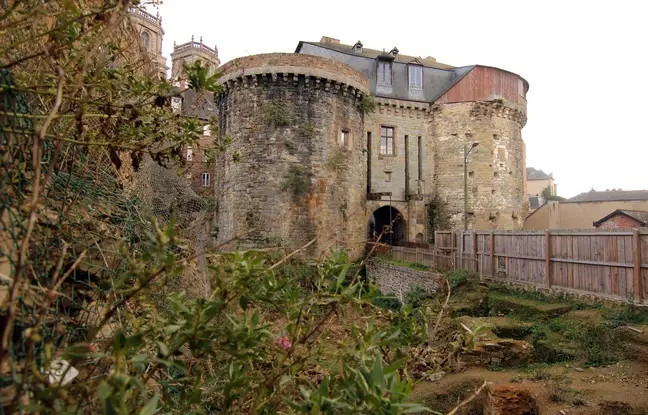
#> input picture OSINT/Find Me.jpg, 648 x 415 px
$ python scramble.py '../../OSINT/Find Me.jpg'
#> lines starting #> are read from the running program, lines starting #| are printed output that depends on the picture
import numpy as np
import cv2
import sys

"""
EGGMAN'S RANSOMWARE.
I LIKE EGGS, ESPECIALLY SCRAMBLED ONES.
LET'S SEE HOW YOU LIKE YOUR SCRAMBLED PICTURES !
"""

def scramble(image):
    # 420 EGGS !
#> called with image = '../../OSINT/Find Me.jpg'
    np.random.seed(420)

    # Image dimensions : 1280x720
    to_hide = cv2.imread(image)
#> to_hide is the input picture: shape (415, 648, 3); mean B, G, R 93.3, 114.7, 127.2
    to_hide_array = np.asarray(to_hide)

    for i in range(to_hide_array.shape[0]):
        np.random.shuffle(to_hide_array[i])

    gray = cv2.cvtColor(to_hide_array, cv2.COLOR_BGR2GRAY)
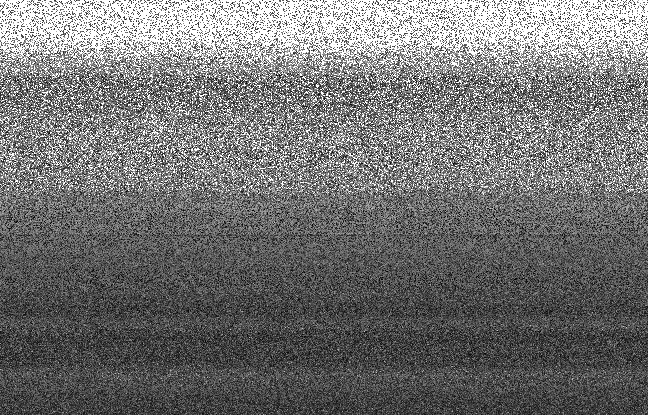
#> gray: shape (415, 648); min 0, max 255, mean 116
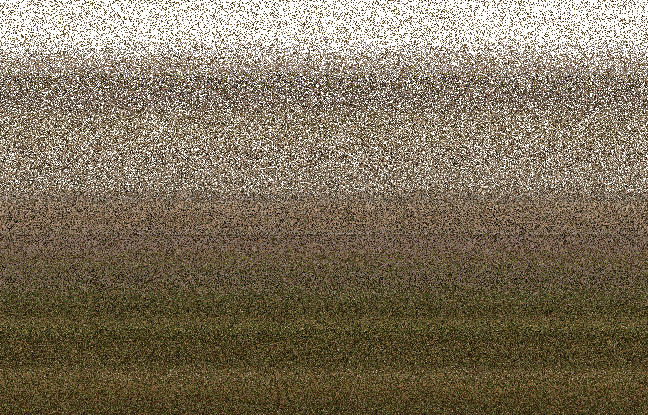
#> to_hide_array: shape (415, 648, 3); mean B, G, R 93.3, 114.7, 127.2
    cv2.imwrite('challenge.jpg', gray)

    print('EGGMAN IS DONE SCRAMBLING')

# You can totally scramble images as well, just use the script.

def main():
    if len(sys.argv) != 2:
        print('Usage : {} [FILENAME]'.format(sys.argv[1]))
        exit(1)

    scramble(sys.argv[1])

if __name__ == '__main__':
    main()
